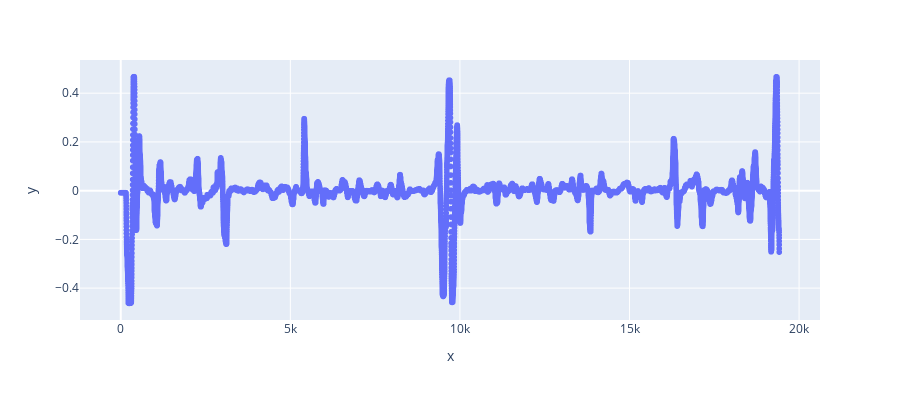

Notebook code cell kept with this figure:
### Code cell
import plotly.express as px
import plotly.graph_objects as go

fig = px.scatter(x=range(len(steer_angle)), y=steer_angle, width=900, height=400)
fig.show()

### Figure 1 — Plotly figure (JSON) as saved in the notebook; plotly's stock layout.template omitted (floating-point values rounded to 4 significant figures; data arrays with more than 128 entries replaced by an {"elided": "..."} marker saying what was removed)
{"data": [{"hovertemplate": "x=%{x}<br>y=%{y}<extra></extra>", "legendgroup": "", "marker": {"color": "#636efa", "symbol": "circle"}, "mode": "markers", "name": "", "showlegend": false, "type": "scattergl", "x": {"elided": "19416 int values"}, "xaxis": "x", "y": {"elided": "19416 float values"}, "yaxis": "y"}], "layout": {"height": 400, "legend": {"tracegroupgap": 0}, "margin": {"t": 60}, "width": 900, "xaxis": {"anchor": "y", "domain": [0, 1], "title": {"text": "x"}}, "yaxis": {"anchor": "x", "domain": [0, 1], "title": {"text": "y"}}}}
